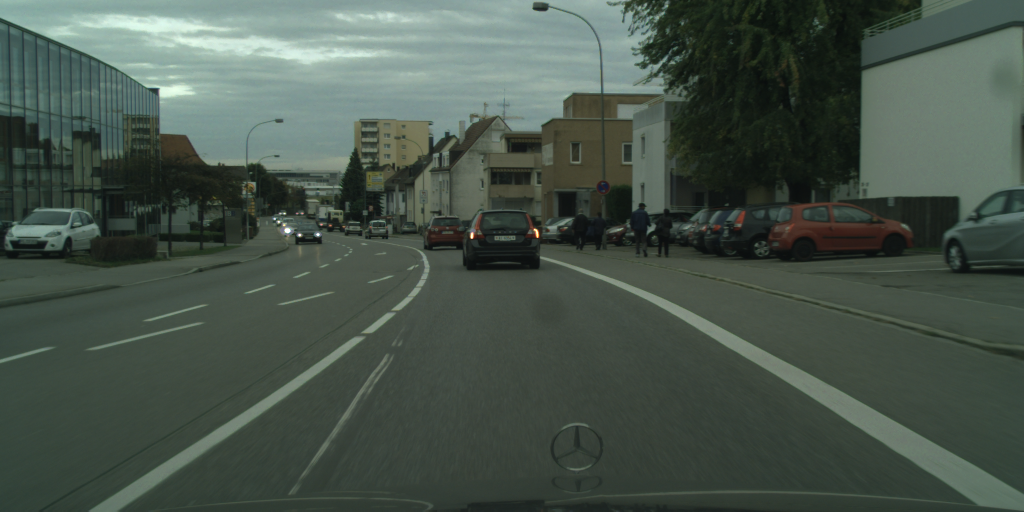
#> input picture lindau_000005_000019_leftImg8bit.png, 2048 x 1024 px, given as the content of the folder lindau_000005_000019_leftImg8bit.png/pos, which was not available (shown at 1/2 size)
$ python -i featureSelection.py   (imports and definitions only)
#> lines starting #> are read from the running program, lines starting #| are printed output that depends on the picture
import os
import cv2
import numpy as np
from sklearn.ensemble import GradientBoostingClassifier
from sklearn.model_selection import train_test_split
from sklearn.metrics import accuracy_score
from art.attacks.evasion import HopSkipJump, BoundaryAttack
from art.estimators.classification import SklearnClassifier

def load_inria_data(dataset_path, image_size=(64, 128)):
    """Loads ETH dataset."""
#> called with dataset_path = 'lindau_000005_000019_leftImg8bit.png', image_size = (64, 128)
    X, y = [], []

    pos_dir = os.path.join(dataset_path, "pos")
    for file_name in os.listdir(pos_dir):
        if file_name.endswith(".png") or file_name.endswith(".jpg"):
            img_path = os.path.join(pos_dir, file_name)
            img = cv2.imread(img_path)
#> img is the input picture: shape (1024, 2048, 3); mean B, G, R 74.8, 84.3, 71.6
            img = cv2.resize(img, image_size)  # Resize to uniform size
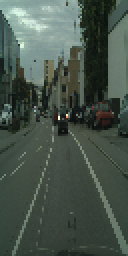
#> img: shape (128, 64, 3) (shown 2 times larger); mean B, G, R 74.8, 84.3, 71.6
            img = cv2.cvtColor(img, cv2.COLOR_BGR2GRAY)  # Convert to grayscale
#> img: shape (128, 64)
            X.append(img.flatten())  # Flatten the image to a feature vector
            y.append(1)

    neg_dir = os.path.join(dataset_path, "neg")
    for file_name in os.listdir(neg_dir):
        if file_name.endswith(".png") or file_name.endswith(".jpg"):
            img_path = os.path.join(neg_dir, file_name)
            img = cv2.imread(img_path)
            img = cv2.resize(img, image_size)  # Resize to uniform size
            img = cv2.cvtColor(img, cv2.COLOR_BGR2GRAY)  # Convert to grayscale
            X.append(img.flatten())  # Flatten the image to a feature vector
            y.append(0)

    # Convert to numpy arrays and normalize pixel values
    X = np.array(X).astype('float32') / 255.0
    y = np.array(y)

    return X, y

def initialize_pheromone(n_features):

    return np.ones((n_features, n_features))

# [9 lines left out: function evaluate_subset, not called in this run]

def update_pheromone(Tk, delta_tau, rho):

    return (1 - rho) * Tk + rho * delta_tau

# [59 lines left out: functions step_function, adversarial_robustness, ant_colony_optimization, not called in this run]

dataset_path = "path_to_dataset"
# [1 line that did not run here, left out]

# [1 line that did not run here, left out]


# [1 line that did not run here, left out]
m = 50  # Number of ants
delta = 0.25
rho = 0.2  # Evaporation rate
alpha = 0.9  # Importance of pheromone
beta = 0.4  # Importance of feature correlation
max_iter = 100  # Maximum ACO iterations
attack_type = "hsja"


# [1 line that did not run here, left out]

# [2 lines not run here, left out]

>>> result = load_inria_data('lindau_000005_000019_leftImg8bit.png')

$ run again, on 1.png
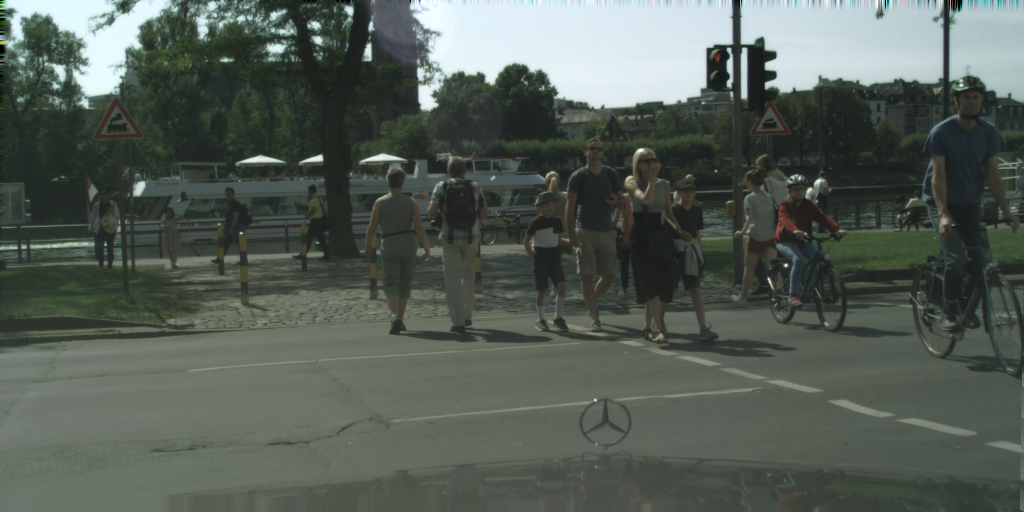
#> input picture 1.png, 2048 x 1024 px, given as the content of the folder 1.png/pos, which was not available (shown at 1/2 size)
#> in load_inria_data, img is the input picture: shape (1024, 2048, 3); mean B, G, R 85.7, 93.4, 84.5
#> in load_inria_data, `img = cv2.resize(img, image_size)`:
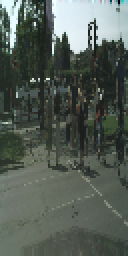
#> img: shape (128, 64, 3) (shown 2 times larger); mean B, G, R 86.2, 93.9, 84.9
